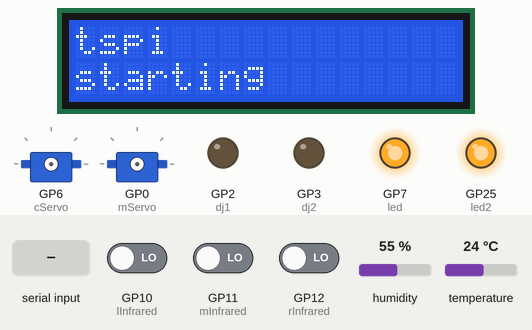
The program below on a simulated Raspberry Pi Pico running MicroPython. Shown: 16×2 character LCD, 2 × servo, output pins drawn as LEDs (lit = HIGH). The test bench sets the inputs (shaded band); at power-on: GP10 (lInfrared) LOW, GP11 (mInfrared) LOW, GP12 (rInfrared) LOW, humidity 55 %, temperature 24 °C. Servo angles are drawn from the pulse width (0.5 ms = 0°, 2.5 ms = 180°); library files of the repository ran but are not shown: machine_i2c_lcd.py; what the program prints to the serial console is not drawn.

Above: at 5.0 s.
5.1 s: "10\n" received over the second serial link
At 6.3 s:
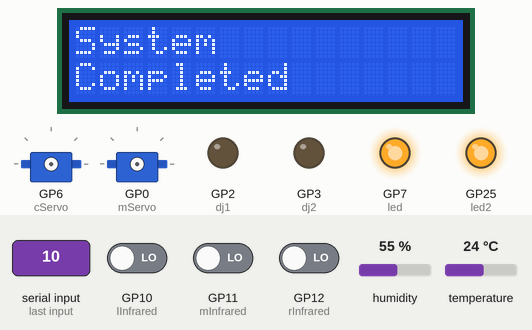
6.6 s: "10\n" received over the second serial link
At 7.8 s:
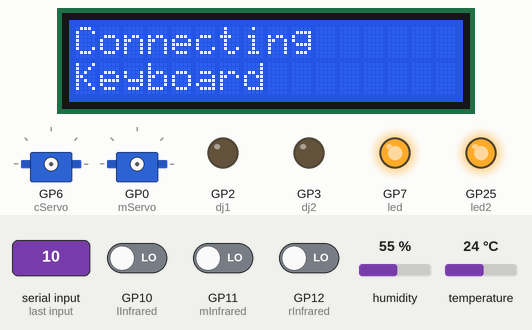
8.1 s: "41\n" received over the second serial link
At 9.0 s:
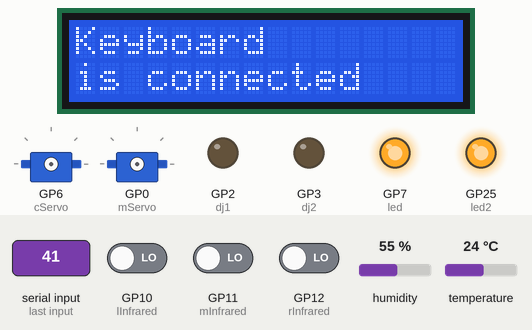
11.1 s: GP10 (lInfrared) driven HIGH
At 12.4 s:
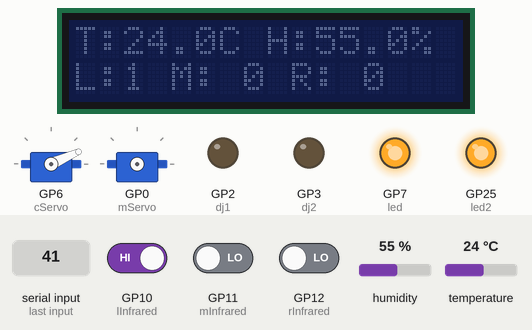
13.4 s: "21\n" received over the second serial link
15.6 s: GP11 (mInfrared) driven HIGH
At 17.49 s:
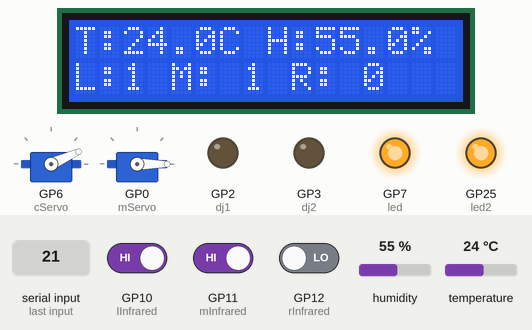
Timing chart, 0 to 24.6 s (numbered marks = the images above; inputs shaded):
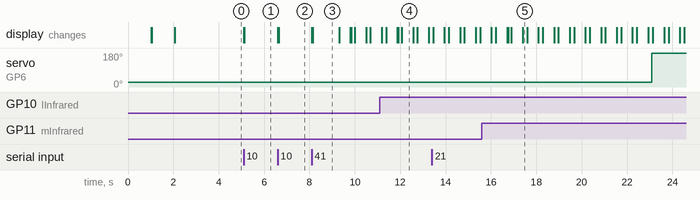

Measured:
- after the input at 5.1 s, the display: first changes at once (image 1 shows a later state)
- after the input at 6.6 s, the display: first changes at once (image 2 shows a later state)
- after the input at 8.1 s, the display: first changes at once (image 3 shows a later state)
- after the input at 11.1 s, the display: first differs from a run without the input after 0.82 s (image 4 shows a later state)
- after the input at 15.6 s, the display: first differs from a run without the input after 1.2 s (image 5)
- what the display in image 3 shows lasts 1.2 s, from 8.1 s to 9.3 s
- what the display in image 4 shows lasts 0.5 s, from 12.1 s to 12.6 s

The program:

main.py
```python
from machine import I2C, Pin, UART, PWM # type: ignore
from dht import DHT22 # type: ignore
from libs.machine_i2c_lcd import I2cLcd
import time

# 初始化I2C和LCD
i2c = I2C(0, scl=Pin(9), sda=Pin(8), freq=400000)
time.sleep(1)
lcd = I2cLcd(i2c, 0x27, 2, 16)
time.sleep(1)
lcd.putstr("tspi\nstarting")

# 初始化UART
uart = UART(1, baudrate=9600, tx=Pin(4), rx=Pin(5))

# 初始化舵机
# 黑色舵机
mServo = PWM(Pin(0))
mServo.freq(50)
#右舵机
rServo = PWM(Pin(13))
rServo.freq(50)
#左舵机
lServo = PWM(Pin(14))
lServo.freq(50)
# 超声波舵机
cServo = PWM(Pin(6))
cServo.freq(50)
c = 20

# 初始化红外传感器
lInfrared = Pin(10, Pin.IN)
mInfrared = Pin(11, Pin.IN)
rInfrared = Pin(12, Pin.IN)
infrared = 5

# LED
led = Pin(7, Pin.OUT)
led.on()
led2 = Pin(25, Pin.OUT)
led2.on()

# DHT22
dht=DHT22(Pin(1))
dhtTime = 20

# 主电机
dj1 = Pin(2,Pin.OUT)
dj2 = Pin(3,Pin.OUT)
dj1.off()
dj2.off()

# 串口通信
def Uart():
        time.sleep(0.01)
        rUart = uart.read()
        rUart = str(rUart)
        rUart = (rUart[2:4])
        print(rUart)
        uart.flush()
        return (rUart)
# 等待泰山派启动
while 1:
    if Uart() == "10":
        lcd.clear()
        lcd.putstr("System\nCompleted")
        time.sleep(1)
        break
while 1:
    if Uart() == "10":
        lcd.clear()
        lcd.putstr("Connecting      Keyboard")
        time.sleep(1)
    if Uart() == "41":
        lcd.clear()
        lcd.putstr("Keyboard        is connected")
        time.sleep(1)
        break

while 1:
    # 电机
    if Uart() == "17":
        dj1.on()
        dj2.on()
        while 1:
            if Uart() != "17" or mInfrared.value() == 0:
                dj1.off()
                dj2.off()
                break
    if Uart() == "30":
        dj1.on()
        while 1:
            if Uart() != "30" or rInfrared.value() == 0:
                dj1.off()
                break
    if Uart() == "32":
        dj2.on()
        while 1:
            if Uart() != "32" or lInfrared.value() == 0:
                dj2.off()
                break
    # 舵机
    if Uart() == "19":
        mServo.duty_u16(1638)
    if Uart() == "33":
        mServo.duty_u16(0)
    if Uart() == "47":
        mServo.duty_u16(6553)
    if Uart() == "20":
        mServo.duty_u16(1638)
    if Uart() == "34":
        mServo.duty_u16(0)
    if Uart() == "48":
        mServo.duty_u16(6553)
    if Uart() == "21":
        mServo.duty_u16(1638)
    if Uart() == "35":
        mServo.duty_u16(0)
    if Uart() == "49":
        mServo.duty_u16(6553)
    # 超声波
    if c == 20:
        cServo.duty_u16(2500)
    if c == 40:
        cServo.duty_u16(8191)
        c =0
    c = c + 1


    # led
    if Uart() == "38":
        led.toggle()

    # IP
    if Uart() == "15":
        while 1:
            time.sleep(0.01)
            iUart = uart.read()
            iUart = str(iUart)
            lUart = len(iUart)
            print(iUart)
            print(lUart)
            uart.flush()
            if lUart > 8:
                break
        iUart = "IP:" + (iUart[2:-11])
        print(iUart)
        lcd.clear()
        lcd.putstr(iUart)
        time.sleep(5)

    # DHT22
    if dhtTime == 20:
        dht.measure()
        temperature = dht.temperature()
        temperature = str(temperature)
        humidity = dht.humidity()
        humidity = str(humidity)
        dhtText = "T:" + temperature + "C " + "H:" + humidity + "%"
        dhtTime = 0
    dhtTime =dhtTime + 1

    # 红外传感器
    infraredText = "L:" + str(lInfrared.value()) + " M: " + str(mInfrared.value()) + " R: " + str(rInfrared.value())
    infrared = 0
    if not (lInfrared.value() and mInfrared.value() and rInfrared.value()):
        lcd.backlight_off()
        time.sleep(0.5)
        lcd.backlight_on()

    # keyboard check
    if Uart() == "10":
        lcd.clear()
        lcd.putstr("Keyboard        Disconnected")

    # LCD更新
    text = dhtText + " " + infraredText
    lcd.clear()
    lcd.putstr(text)
```
